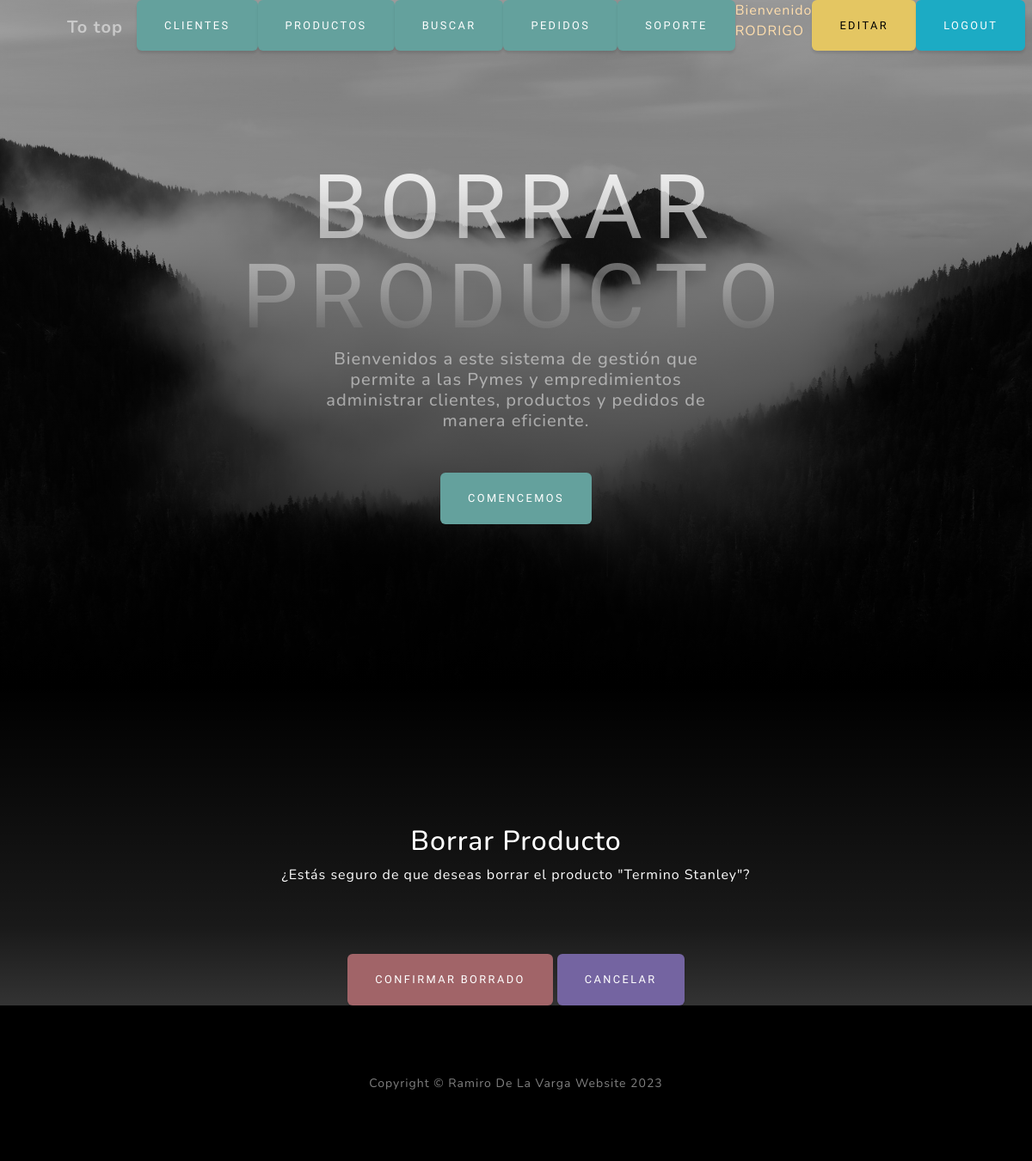
Page /app/productos/1/borrar/ (signed in) on the earlier database version.
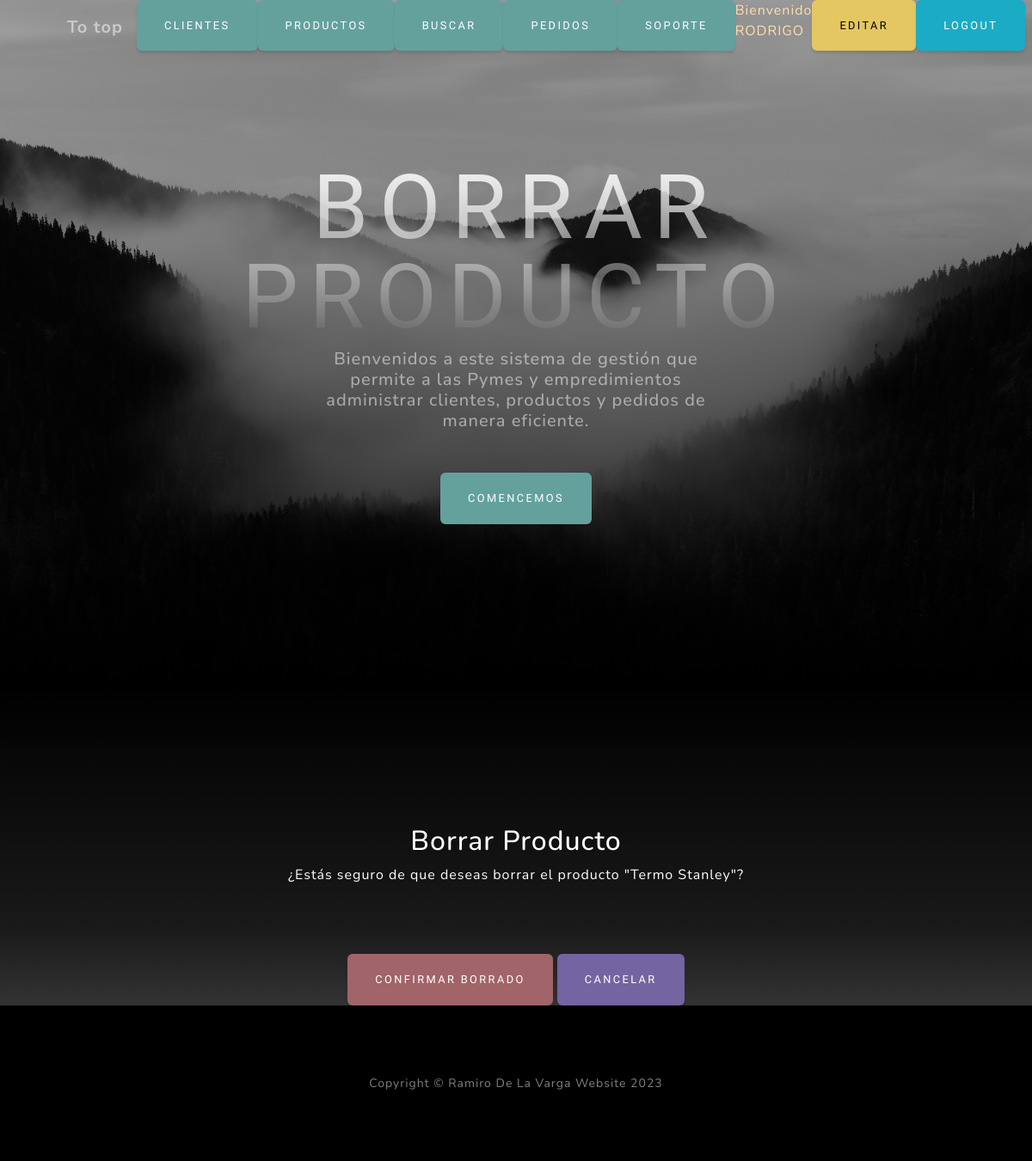
Same page on the later database version.
### app/models.py (models this page shows, shortened)
class Producto(models.Model):
    nombre = models.CharField(max_length=100)
    precio = models.DecimalField(max_digits=10, decimal_places=2)
    cantidad = models.IntegerField()
    descripcion = models.TextField()

### app/views.py (the view)
# urls.py: path('productos/<int:pk>/borrar/', views.borrar_producto, name='borrar_producto'),
@login_required
def borrar_producto(request, pk):
    producto = get_object_or_404(Producto, pk=pk)
    if request.method == 'POST':
        producto.delete()
        return redirect('lista_productos')
    return render(request, 'app/borrar_producto.html', {'producto': producto})

### app/templates/app/borrar_producto.html (shortened to what this page needs)
{% extends 'app/index.html' %}
{% load static %}
{% block cabecera %}
    Borrar Producto
{% endblock cabecera %}
{% block contenido %}
<section class="about-section text-center" id="about">
    <div class="container px-4 px-lg-5">
        <div class="row justify-content-center align-items-center">
            <div class="col-lg-8">
                <h2 class="text-white">Borrar Producto</h2>
                <p class="text-white">¿Estás seguro de que deseas borrar el producto "{{ producto.nombre }}"?</p>
                <form method="post">
                    <button type="submit" class="btn btn-danger">Confirmar Borrado</button>
                    <a href="{% url 'lista_productos' %}" class="btn btn-secondary">Cancelar</a>
                </form>
            </div>
        </div>
    </div>
</section>
{% endblock contenido %}

Differences in the rows shown:
changed Producto: nombre "Termino Stanley" → "Termo Stanley"
